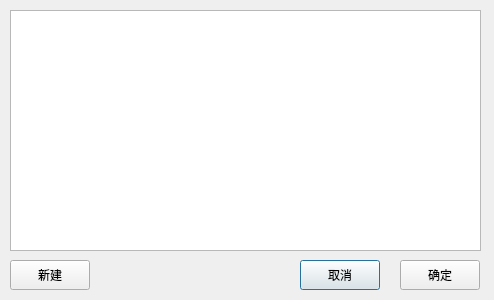
<?xml version="1.0" encoding="UTF-8"?>
<ui version="4.0">
 <class>CMDSelectObjectDialog</class>
 <widget class="QDialog" name="CMDSelectObjectDialog">
  <property name="geometry">
   <rect>
    <x>0</x>
    <y>0</y>
    <width>494</width>
    <height>300</height>
   </rect>
  </property>
  <property name="windowTitle">
   <string>Dialog</string>
  </property>
  <widget class="QTreeView" name="treeView">
   <property name="geometry">
    <rect>
     <x>10</x>
     <y>10</y>
     <width>471</width>
     <height>241</height>
    </rect>
   </property>
  </widget>
  <widget class="QPushButton" name="CancelButton">
   <property name="geometry">
    <rect>
     <x>300</x>
     <y>260</y>
     <width>80</width>
     <height>30</height>
    </rect>
   </property>
   <property name="text">
    <string>取消</string>
   </property>
  </widget>
  <widget class="QPushButton" name="OKButton">
   <property name="geometry">
    <rect>
     <x>400</x>
     <y>260</y>
     <width>80</width>
     <height>30</height>
    </rect>
   </property>
   <property name="text">
    <string>确定</string>
   </property>
  </widget>
  <widget class="QPushButton" name="AddObjButton">
   <property name="geometry">
    <rect>
     <x>10</x>
     <y>260</y>
     <width>80</width>
     <height>30</height>
    </rect>
   </property>
   <property name="text">
    <string>新建</string>
   </property>
  </widget>
 </widget>
 <resources/>
 <connections/>
</ui>
